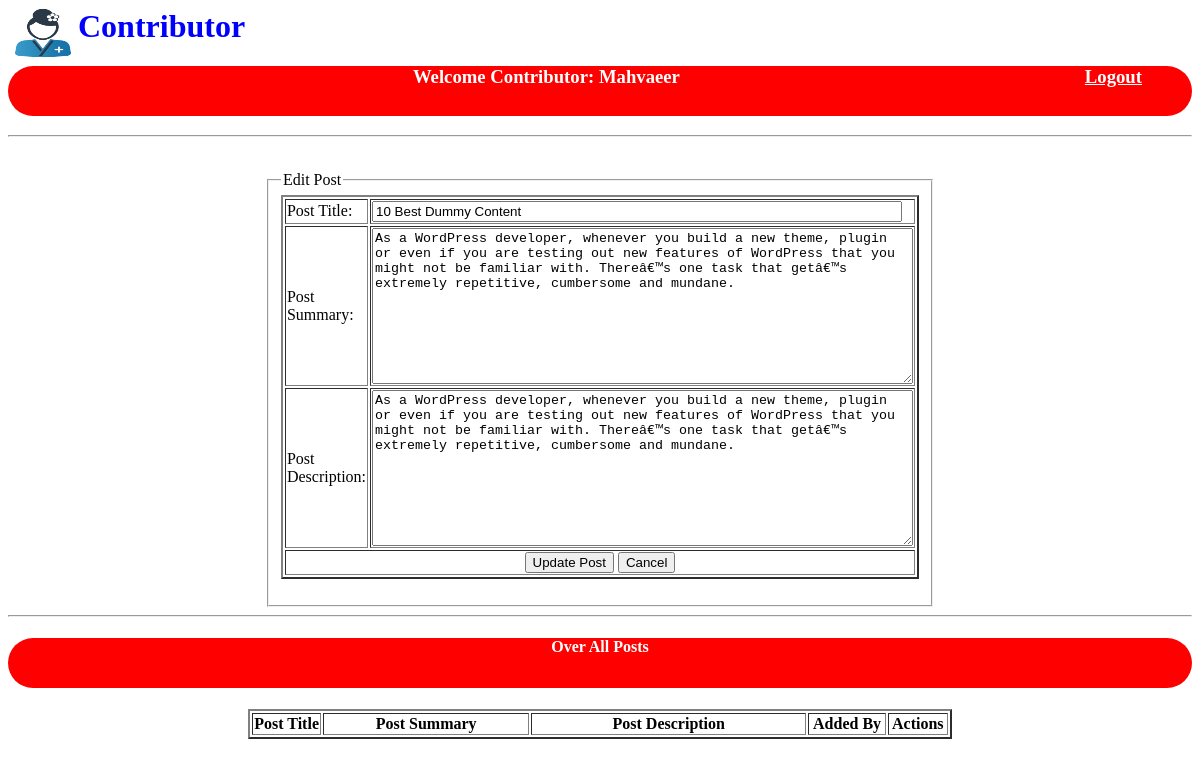
/Contributor/index.php?post_id=7 (signed in), run on the app's committed database.
### tables this page shows
CREATE TABLE `posts` (
  `post_id` int(11) NOT NULL,
  `user_role_id` int(11) NOT NULL,
  `post_title` varchar(100) NOT NULL,
  `post_summary` text NOT NULL,
  `post_description` longtext NOT NULL
);

### Contributor/functions.php (the view, shortened to what this page needs)
<?php
	require_once("../include/connection.php");
		?>
		<?php
	function getPostByPostId($post_id){
		global $connect;
			$query = "SELECT * FROM `posts` WHERE `posts`.`post_id` = ".$post_id;
			$result = mysqli_query($connect,$query);
			return mysqli_fetch_assoc($result);
	}
	function getEditPostForm($post_id){
		?>
			<fieldset style="width: 50%;">
					<legend>Edit Post</legend>
			<?php
				$post_data = getPostByPostId($post_id);
			?>
			<form action="post_process.php" method="POST">
				<table border="2" style="width:100%" >
					<tr>
						<td>Post Title: </td>
						<td><input type="text" name="post_title" required="" value="<?php echo $post_data['post_title'] ?>" style="width:98%"></td>
					</tr>
					<tr>
						<td>Post Summary: </td>
						<td>
							<textarea rows="10" cols="65" name="post_summary" required=""><?php echo $post_data['post_summary'] ?></textarea>
						</td>
					</tr>
					<tr>
						<td>Post Description: </td>
						<td>
							<textarea rows="10" cols="65" name="post_description" required=""><?php echo $post_data['post_description'] ?></textarea>
						</td>
					</tr>
					<tr>
						<td colspan="2" style="text-align: center;">
							<input type="submit" name="update_post" value="Update Post" />
							<input type="reset" name="reset" value="Cancel" />
						</td>
					</tr>
				</table>
			</form>
			</fieldset>
		<?php
	}
?>

### data on the page
posts: post_title "10 Best Dummy Content", post_summary "As a WordPress developer, whenever you build a new theme, plugin or even if you are testing out new features of WordPress that you might not be familiar with. Thereâ€™s one task that getâ€™s extremely repetitive, cumbersome and mundane.", post_description "As a WordPress developer, whenever you build a new theme, plugin or even if you are testing out new features of WordPress that you might not be familiar with. Thereâ€™s one task that getâ€™s extremely repetitive, cumbersome and mundane."

### other printed values
$_SESSION['user']['fullname'] "Mahvaeer"
